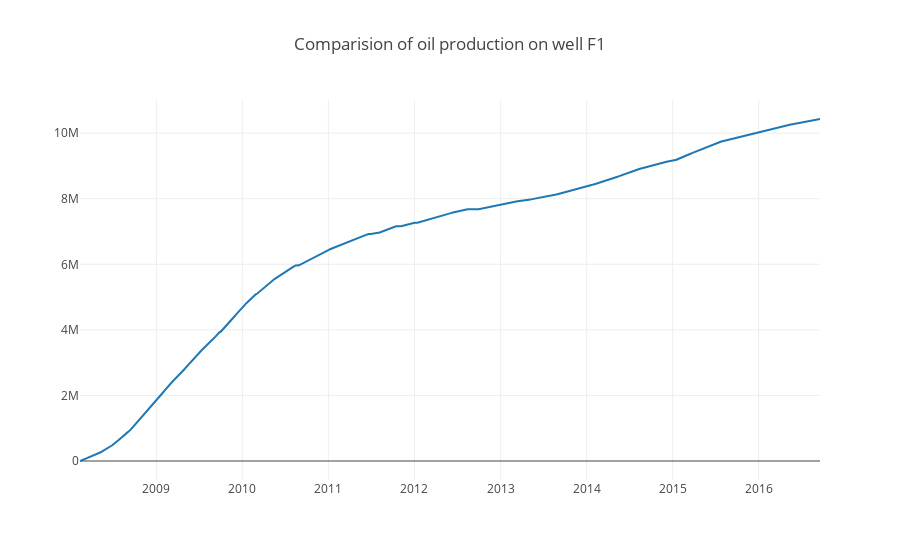

The code cell stored with this chart in its notebook:
### Code cell
trace = go.Scatter(x = df.DATEPRD,
                  y = cum1,
                  name = "Actual value")
data = [trace]
layout = go.Layout(title = "Comparision of oil production on well F1")
fig = go.Figure(data = data, layout = layout)
py.iplot(fig)

### Figure 1 — Plotly figure (JSON) as saved in the notebook; plotly's stock layout.template omitted (floating-point values rounded to 4 significant figures; data arrays with more than 128 entries replaced by an {"elided": "..."} marker saying what was removed)
{"data": [{"name": "Actual value", "type": "scatter", "uid": "383e41c5-733b-4048-a38d-8ba3fbb14754", "x": {"elided": "2961 str values"}, "y": {"elided": "2961 float values"}}], "layout": {"title": {"text": "Comparision of oil production on well F1"}}}
